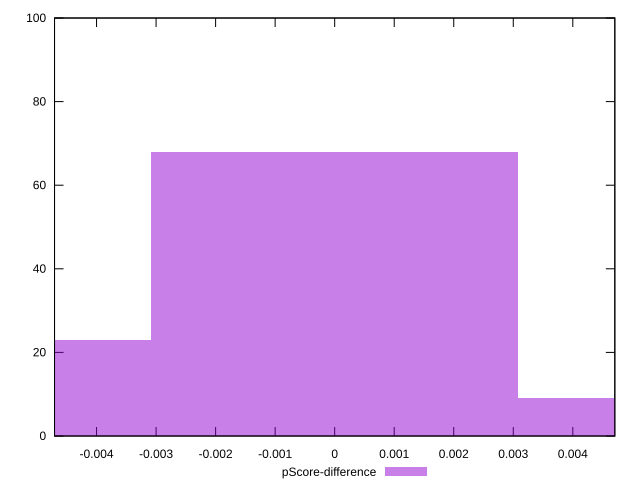

Source code (gnuplot):
reset

$pScoreDifference <<EOF
0 68
-0.006165757828865884 23
0.006165757828865884 9
EOF

set key outside below
set boxwidth 0.006165757828865884
set xrange [-0.004705882352941199:0.004705882352941171]
set yrange [0:100]
set trange [0:100]
set style fill transparent solid 0.5 noborder
set terminal svg size 640, 490 enhanced background rgb 'white'
set output "reports/report_00028_2021-02-24T12-49-42.674Z/unused-javascript/samples/card/pScore-difference/histogram.svg"

plot $pScoreDifference title "pScore-difference" with boxes

reset
